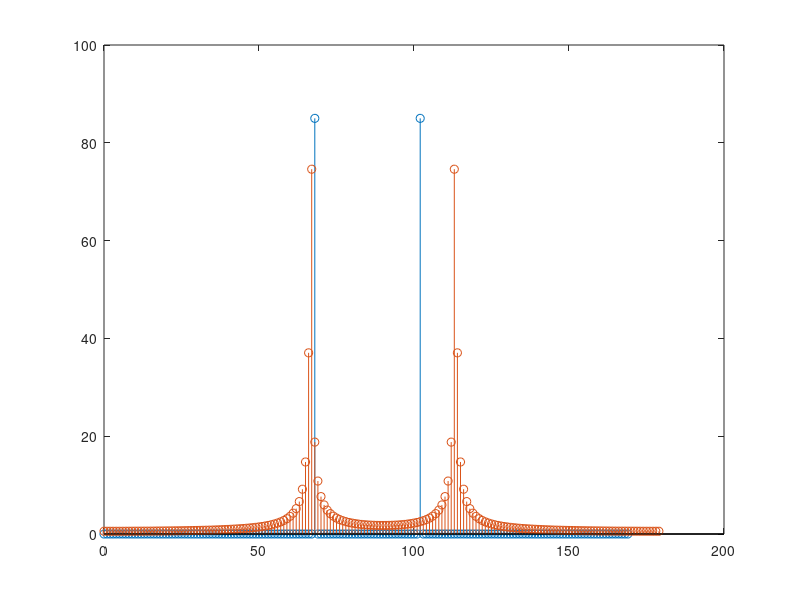

Here is the MATLAB script that generated this plot:
f0 = 100;
Fs = 250;
N = 170;
dt = 1 / Fs;
n = [0:1:N-1];
t = dt*n;
x = cos(2*pi*f0*t);
X = fft(x);
stem(n, abs(X));
hold on;

Fs = 270
N = 180;
dt = 1 / Fs;
n = [0:1:N-1];
t = dt*n;
x = cos(2*pi*f0*t);
X = fft(x);
stem(n, abs(X));


